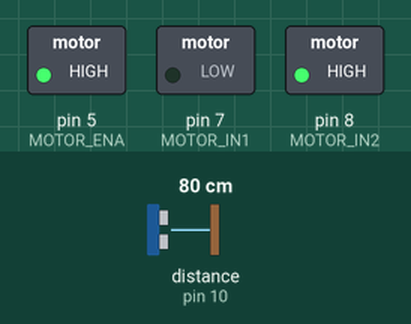
Simulated run of this sketch. Board: Arduino Uno, built with avr-gcc and run on an emulated ATmega328P. On the bench: switched loads named in the sketch (green lamp = pin HIGH). Wiring (inferred from the names in the program): ultrasonic range finder: trigger pin 9; echo pin 10. Dashed ring = blinking. The test bench sets the inputs (shaded band); at power-on: distance to the obstacle (sensor on pin 10) 80 cm. The echo pulse lasts 58.3 µs per cm; pins used as bus, display or sensor lines are not drawn.

Above: at 1.2 s.
1.3 s: distance to the obstacle (sensor on pin 10) set to 34 cm
2.8 s: distance to the obstacle (sensor on pin 10) set to 28 cm
At 3.1 s:
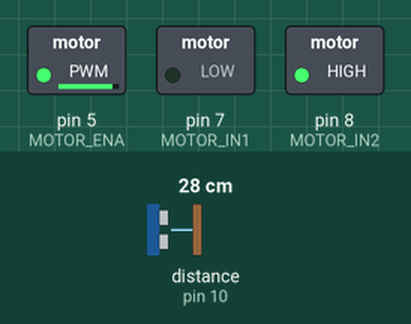
4.3 s: distance to the obstacle (sensor on pin 10) set to 2 cm
At 4.58 s:
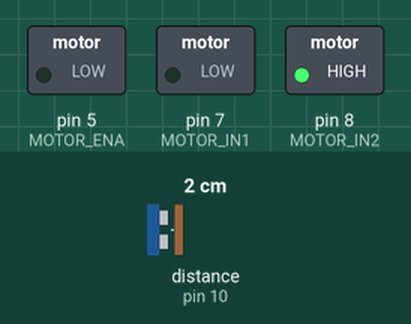
7.3 s: distance to the obstacle (sensor on pin 10) set to 18 cm
At 8.5 s:
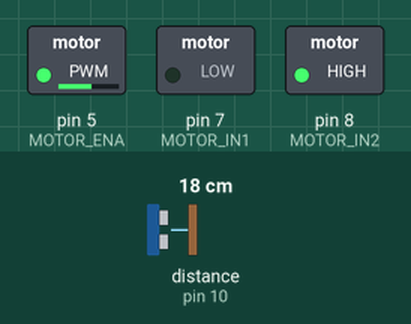
Timing chart, 0 to 9.8 s (numbered marks = the images above; inputs shaded):
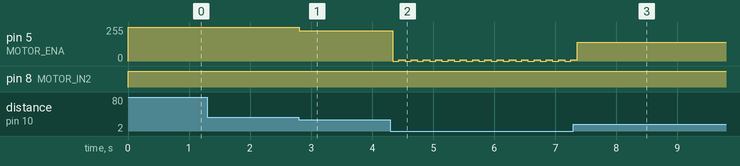

Measured:
- after the input at 1.3 s, every drawn part: stays the same
- after the input at 2.8 s, pin 5 (MOTOR_ENA): 255/255 → 228/255 at once
- after the input at 4.3 s, pin 5 (MOTOR_ENA): alternates 8/255 for 0.10 s and 0/255 for 0.10 s, starting at once

The sketch:

Kit_B_House_IoT_Kit_Project3_Distance_Based_Fan.ino
```cpp
int TRIGGER_PIN = 9;
int ECHO_PIN = 10;
int MOTOR_ENA = 5;
int MOTOR_IN1 = 7;
int MOTOR_IN2 = 8;

void setup() {
  pinMode(TRIGGER_PIN, OUTPUT);
  pinMode(ECHO_PIN, INPUT);
  pinMode(MOTOR_ENA, OUTPUT);
  pinMode(MOTOR_IN1, OUTPUT);
  pinMode(MOTOR_IN2, OUTPUT);

  // Start with the fan off
  analogWrite(MOTOR_ENA, 0);

}

void loop() {
  digitalWrite(MOTOR_IN1, LOW);
  digitalWrite(MOTOR_IN2, HIGH);

  // Measure distance
  long duration;
  int distance;

  digitalWrite(TRIGGER_PIN, LOW);
  delayMicroseconds(2);
  digitalWrite(TRIGGER_PIN, HIGH);
  delayMicroseconds(10);
  digitalWrite(TRIGGER_PIN, LOW);

  duration = pulseIn(ECHO_PIN, HIGH);
  distance = duration * 0.034 / 2; // Calculate distance in centimeters

  // Adjust fan speed based on distance (reversed mapping)
  int fanSpeed = map(distance, 1, 30, 0, 255); // Adjust the range as needed

  // Make sure fanSpeed stays within valid limits
  fanSpeed = constrain(fanSpeed, 0, 255);

  // Set fan speed
  analogWrite(MOTOR_ENA, fanSpeed);


  // Add delay to control the update rate
  delay(100); // You can adjust the delay as needed
}
```
